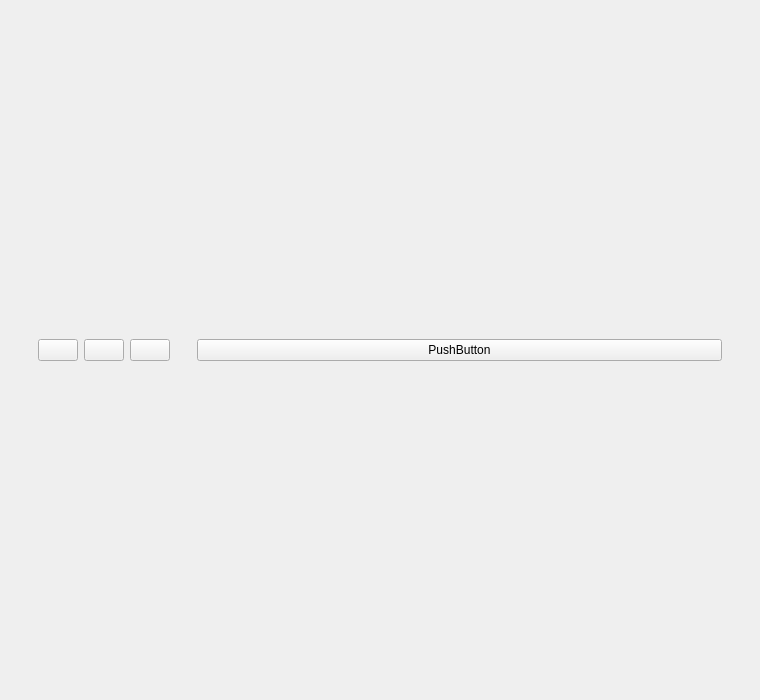
<?xml version="1.0" encoding="UTF-8"?>
<ui version="4.0">
 <class>Form</class>
 <widget class="QWidget" name="Form">
  <property name="geometry">
   <rect>
    <x>0</x>
    <y>0</y>
    <width>760</width>
    <height>700</height>
   </rect>
  </property>
  <property name="windowTitle">
   <string>Form</string>
  </property>
  <layout class="QGridLayout" name="gridLayout">
   <item row="0" column="1">
    <widget class="QWidget" name="right_widget" native="true">
     <property name="sizePolicy">
      <sizepolicy hsizetype="Preferred" vsizetype="Preferred">
       <horstretch>0</horstretch>
       <verstretch>0</verstretch>
      </sizepolicy>
     </property>
     <layout class="QGridLayout" name="gridLayout_3">
      <item row="0" column="1">
       <widget class="QWidget" name="widget" native="true">
        <layout class="QGridLayout" name="gridLayout_4" rowstretch="0,0" columnstretch="2,0,9">
         <item row="1" column="0">
          <widget class="QWidget" name="left_widget" native="true">
           <layout class="QGridLayout" name="gridLayout_2">
            <item row="0" column="0">
             <widget class="QPushButton" name="pushButton">
              <property name="text">
               <string/>
              </property>
             </widget>
            </item>
            <item row="0" column="2">
             <widget class="QPushButton" name="pushButton_2">
              <property name="text">
               <string/>
              </property>
             </widget>
            </item>
            <item row="0" column="3">
             <widget class="QPushButton" name="pushButton_3">
              <property name="text">
               <string/>
              </property>
             </widget>
            </item>
           </layout>
          </widget>
         </item>
         <item row="1" column="2">
          <widget class="QWidget" name="right_widget_2" native="true">
           <layout class="QGridLayout" name="gridLayout_5">
            <item row="0" column="0">
             <widget class="QPushButton" name="pushButton_4">
              <property name="text">
               <string>PushButton</string>
              </property>
             </widget>
            </item>
           </layout>
          </widget>
         </item>
         <item row="1" column="1">
          <spacer name="horizontalSpacer">
           <property name="orientation">
            <enum>Qt::Horizontal</enum>
           </property>
           <property name="sizeType">
            <enum>QSizePolicy::Fixed</enum>
           </property>
           <property name="sizeHint" stdset="0">
            <size>
             <width>3</width>
             <height>20</height>
            </size>
           </property>
          </spacer>
         </item>
        </layout>
       </widget>
      </item>
     </layout>
    </widget>
   </item>
  </layout>
 </widget>
 <resources/>
 <connections/>
</ui>
